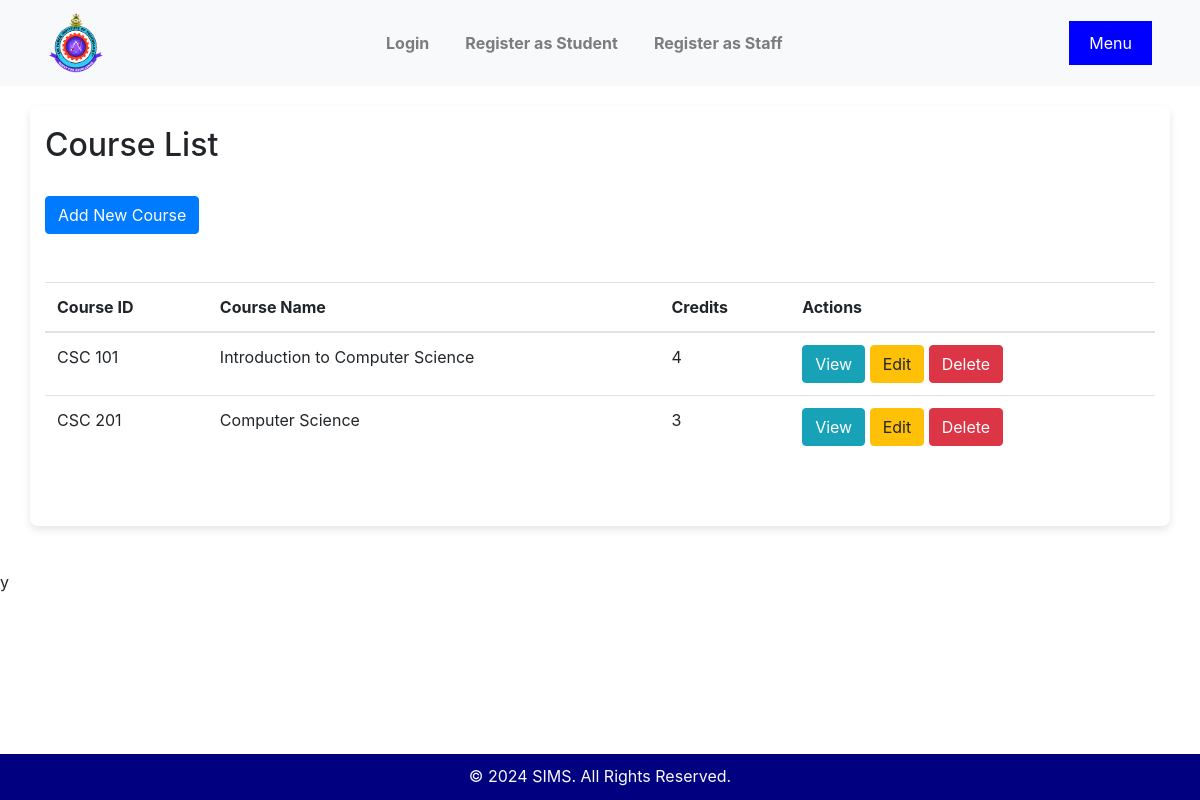
Page /courses/ on the earlier database version.
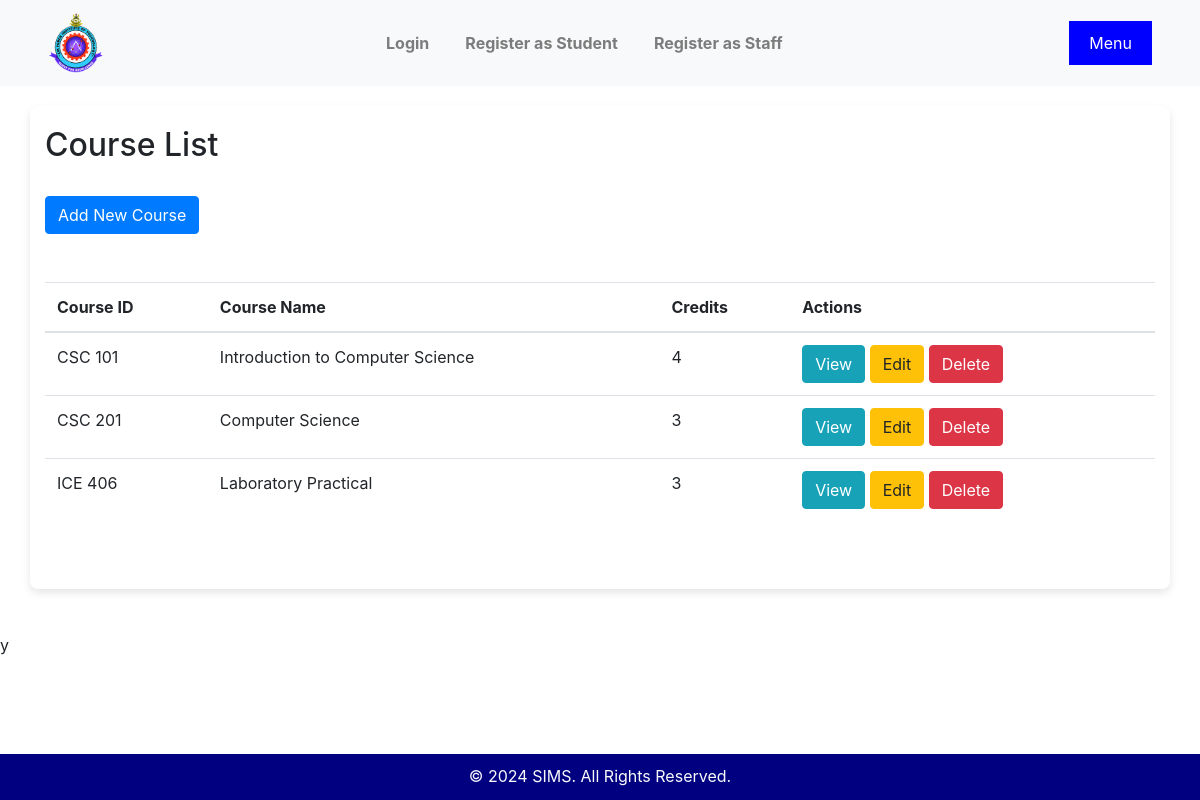
Same page on the later database version.
### ims/models.py (models this page shows, shortened)
class Course(models.Model):
    course_id = models.CharField(max_length=10, unique=True)
    course_name = models.CharField(max_length=200)
    credits = models.IntegerField()

### ims/views.py (the view)
# urls.py: path('courses/', views.CourseListView.as_view(), name='course_list'),
class CourseListView(ListView):
    model = Course
    template_name = 'courses/course_list.html'
    context_object_name = 'courses'

### templates/courses/course_list.html (shortened to what this page needs)
{% extends 'base.html' %}
{% block content %}
    <h2>Course List</h2>
    <br>
    <a href="{% url 'course_create' %}" class="btn btn-primary">Add New Course</a>
    <table class="table my-5">
        <thead>
            <tr>
                <th>Course ID</th>
                <th>Course Name</th>
                <th>Credits</th>
                <th>Actions</th>
            </tr>
        </thead>
        <tbody>
            {% for course in courses %}
                <tr>
                    <td>{{ course.course_id }}</td>
                    <td>{{ course.course_name }}</td>
                    <td>{{ course.credits }}</td>
                    <td>
                        <a href="{% url 'course_detail' course.id %}" class="btn btn-info">View</a>
                        <a href="{% url 'course_update' course.id %}" class="btn btn-warning">Edit</a>
                        <a href="{% url 'course_delete' course.id %}" class="btn btn-danger">Delete</a>
                    </td>
                </tr>
            {% endfor %}
        </tbody>
    </table>
{% endblock %}

Differences in the rows shown:
added Course: course_id "ICE 406", course_name "Laboratory Practical", credits "3"
